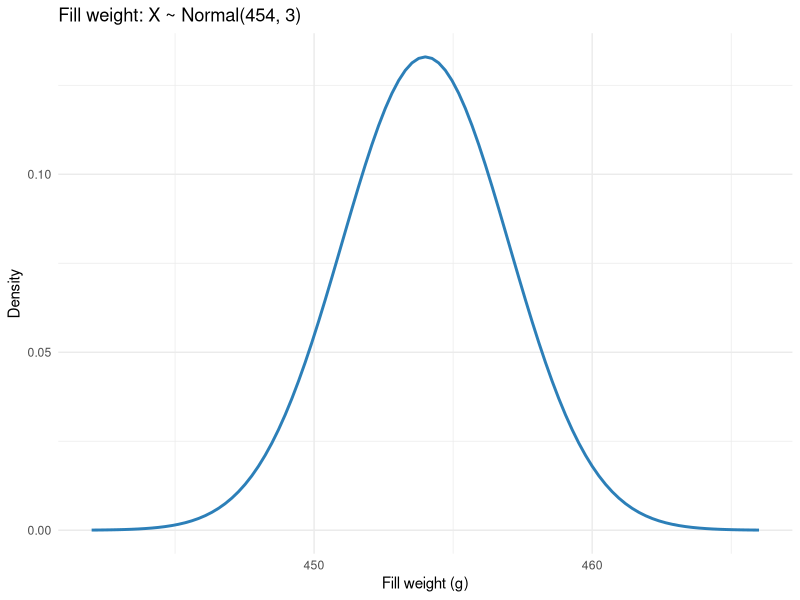

R code for this plot:
## ---- chunk 1
#| echo: false
#| message: false
library(tidyverse)

ggplot(data.frame(x = c(442, 466)), aes(x)) +
  stat_function(fun = dnorm, args = list(mean = 454, sd = 3), color = "#2c7fb8", linewidth = 1) +
  labs(title = "Fill weight: X ~ Normal(454, 3)", x = "Fill weight (g)", y = "Density") +
  theme_minimal()
## ---- chunk 2
#| echo: true
1 - pnorm(125, mean = 85, sd = 20)
## ---- chunk 3
#| echo: true
pnorm(100, mean = 85, sd = 20) - pnorm(60, mean = 85, sd = 20)
## ---- chunk 4
#| echo: true
qnorm(0.95, mean = 85, sd = 20)
